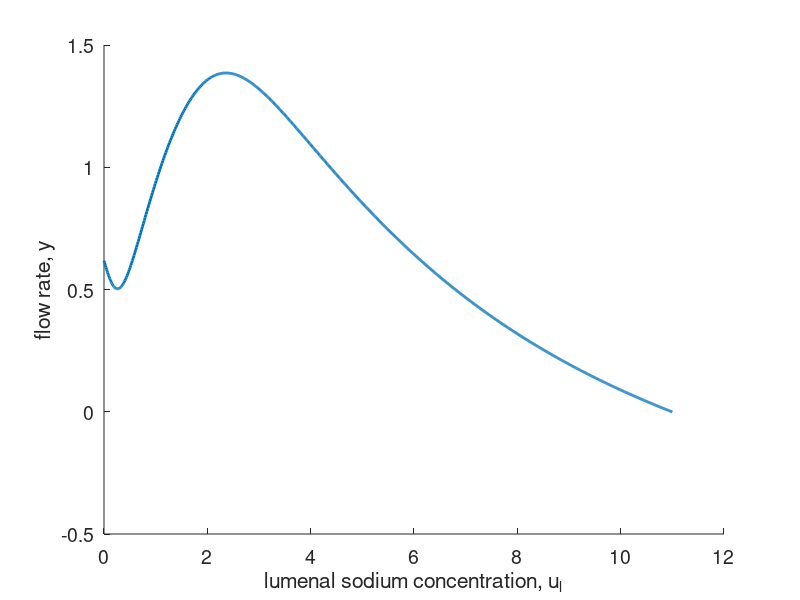

MATLAB code for this plot:
% Fluid absorption as a function of lumenal Na concentration,% in nondimensional variables.% Basically, this is just a check that we can do it.clear allclose allclcbeta = 1;gam = 10;rho = 1;u0 = 1;ui = linspace(0,10,1000);fi = (ui.^3)./(1+ui.^3);ul = ui + beta*fi;a = rho;b = rho + ul;c = ui - u0 + (1-gam)*beta*fi;y = (-b + (b.^2 - 4*a*c).^0.5)./(2*a);plot(ul,y,'LineWidth',2)xlabel('lumenal sodium concentration, u_l')ylabel('flow rate, y')set(gca,'FontSize',14)box off